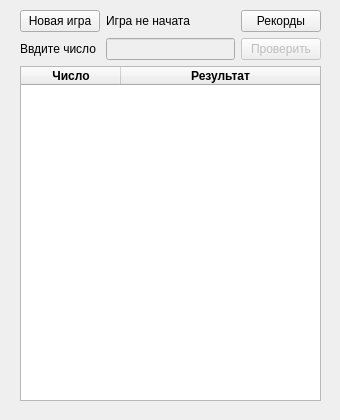
<?xml version="1.0" encoding="UTF-8"?>
<ui version="4.0">
 <class>bulls_and_cows</class>
 <widget class="QMainWindow" name="bulls_and_cows">
  <property name="geometry">
   <rect>
    <x>0</x>
    <y>0</y>
    <width>340</width>
    <height>420</height>
   </rect>
  </property>
  <property name="sizePolicy">
   <sizepolicy hsizetype="Fixed" vsizetype="Fixed">
    <horstretch>0</horstretch>
    <verstretch>0</verstretch>
   </sizepolicy>
  </property>
  <property name="minimumSize">
   <size>
    <width>340</width>
    <height>420</height>
   </size>
  </property>
  <property name="maximumSize">
   <size>
    <width>340</width>
    <height>420</height>
   </size>
  </property>
  <property name="acceptDrops">
   <bool>false</bool>
  </property>
  <property name="windowTitle">
   <string>«Быки и коровы»</string>
  </property>
  <widget class="QWidget" name="centralwidget">
   <property name="enabled">
    <bool>true</bool>
   </property>
   <widget class="QWidget" name="gridLayoutWidget">
    <property name="geometry">
     <rect>
      <x>20</x>
      <y>10</y>
      <width>301</width>
      <height>391</height>
     </rect>
    </property>
    <layout class="QGridLayout" name="gridLayout">
     <item row="0" column="2">
      <widget class="QPushButton" name="pbRecords">
       <property name="sizePolicy">
        <sizepolicy hsizetype="Maximum" vsizetype="Fixed">
         <horstretch>0</horstretch>
         <verstretch>0</verstretch>
        </sizepolicy>
       </property>
       <property name="text">
        <string>Рекорды</string>
       </property>
      </widget>
     </item>
     <item row="1" column="0">
      <widget class="QLabel" name="label_2">
       <property name="text">
        <string>Ввдите число</string>
       </property>
      </widget>
     </item>
     <item row="1" column="2">
      <widget class="QPushButton" name="pbChek">
       <property name="enabled">
        <bool>false</bool>
       </property>
       <property name="text">
        <string>Проверить</string>
       </property>
      </widget>
     </item>
     <item row="3" column="0" colspan="3">
      <widget class="QTableWidget" name="twResults">
       <property name="enabled">
        <bool>true</bool>
       </property>
       <property name="focusPolicy">
        <enum>Qt::NoFocus</enum>
       </property>
       <property name="contextMenuPolicy">
        <enum>Qt::NoContextMenu</enum>
       </property>
       <property name="autoFillBackground">
        <bool>false</bool>
       </property>
       <property name="styleSheet">
        <string notr="true"/>
       </property>
       <property name="frameShape">
        <enum>QFrame::StyledPanel</enum>
       </property>
       <property name="frameShadow">
        <enum>QFrame::Sunken</enum>
       </property>
       <property name="midLineWidth">
        <number>1</number>
       </property>
       <property name="alternatingRowColors">
        <bool>false</bool>
       </property>
       <property name="selectionMode">
        <enum>QAbstractItemView::NoSelection</enum>
       </property>
       <property name="showGrid">
        <bool>true</bool>
       </property>
       <property name="gridStyle">
        <enum>Qt::SolidLine</enum>
       </property>
       <property name="sortingEnabled">
        <bool>false</bool>
       </property>
       <property name="wordWrap">
        <bool>true</bool>
       </property>
       <property name="cornerButtonEnabled">
        <bool>true</bool>
       </property>
       <property name="rowCount">
        <number>0</number>
       </property>
       <property name="columnCount">
        <number>2</number>
       </property>
       <attribute name="horizontalHeaderVisible">
        <bool>true</bool>
       </attribute>
       <attribute name="horizontalHeaderCascadingSectionResizes">
        <bool>false</bool>
       </attribute>
       <attribute name="horizontalHeaderHighlightSections">
        <bool>false</bool>
       </attribute>
       <attribute name="horizontalHeaderShowSortIndicator" stdset="0">
        <bool>false</bool>
       </attribute>
       <attribute name="horizontalHeaderStretchLastSection">
        <bool>true</bool>
       </attribute>
       <attribute name="verticalHeaderVisible">
        <bool>true</bool>
       </attribute>
       <attribute name="verticalHeaderCascadingSectionResizes">
        <bool>false</bool>
       </attribute>
       <attribute name="verticalHeaderHighlightSections">
        <bool>true</bool>
       </attribute>
       <attribute name="verticalHeaderShowSortIndicator" stdset="0">
        <bool>false</bool>
       </attribute>
       <attribute name="verticalHeaderStretchLastSection">
        <bool>false</bool>
       </attribute>
       <column>
        <property name="text">
         <string>Число</string>
        </property>
        <property name="font">
         <font>
          <weight>75</weight>
          <bold>true</bold>
         </font>
        </property>
       </column>
       <column>
        <property name="text">
         <string>Результат</string>
        </property>
        <property name="font">
         <font>
          <weight>75</weight>
          <bold>true</bold>
         </font>
        </property>
       </column>
      </widget>
     </item>
     <item row="0" column="1">
      <widget class="QLabel" name="label">
       <property name="sizePolicy">
        <sizepolicy hsizetype="Minimum" vsizetype="Preferred">
         <horstretch>0</horstretch>
         <verstretch>0</verstretch>
        </sizepolicy>
       </property>
       <property name="text">
        <string>Игра не начата</string>
       </property>
      </widget>
     </item>
     <item row="0" column="0">
      <widget class="QPushButton" name="pbNewGame">
       <property name="sizePolicy">
        <sizepolicy hsizetype="Maximum" vsizetype="Fixed">
         <horstretch>0</horstretch>
         <verstretch>0</verstretch>
        </sizepolicy>
       </property>
       <property name="text">
        <string>Новая игра</string>
       </property>
      </widget>
     </item>
     <item row="1" column="1">
      <widget class="QLineEdit" name="leGuess">
       <property name="enabled">
        <bool>false</bool>
       </property>
      </widget>
     </item>
    </layout>
   </widget>
  </widget>
  <widget class="QMenuBar" name="menubar">
   <property name="geometry">
    <rect>
     <x>0</x>
     <y>0</y>
     <width>340</width>
     <height>21</height>
    </rect>
   </property>
  </widget>
 </widget>
 <resources/>
 <connections/>
</ui>
